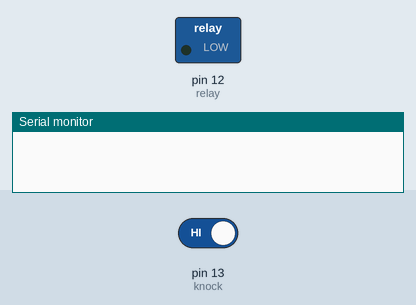
Bench run of a sketch on a simulated Arduino Uno, built with avr-gcc and run on an emulated ATmega328P. Parts: switched loads named in the sketch (green lamp = pin HIGH), the last lines printed to the serial monitor. The inputs (shaded band) are chosen by the test bench; at power-on: pin 13 (knock) HIGH.

Above: at 1.2 s.
1.3 s: pin 13 (knock) driven LOW
At 2.3 s:
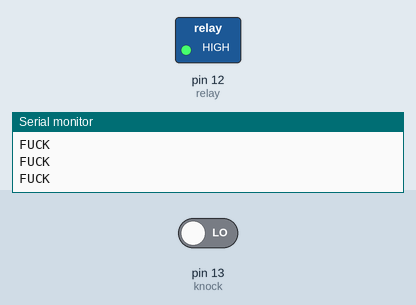
Timing chart, 0 to 4.3 s (numbered marks = the images above; inputs shaded):
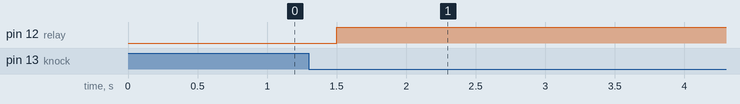

The sketch:

knock.ino
```cpp
int knock = 13;
int relay = 12;

void setup() {
  pinMode(knock, INPUT);
  pinMode(relay, OUTPUT);
  Serial.begin(9600);
}

void loop() {
  int data = digitalRead(knock);
  if(data == LOW){
    Serial.println("FUCK");
    delay(200);
    digitalWrite(relay, HIGH);
  }
}
```

Measured:
- after the input at 1.3 s, pin 12 (relay): LOW → HIGH after 0.20 s
